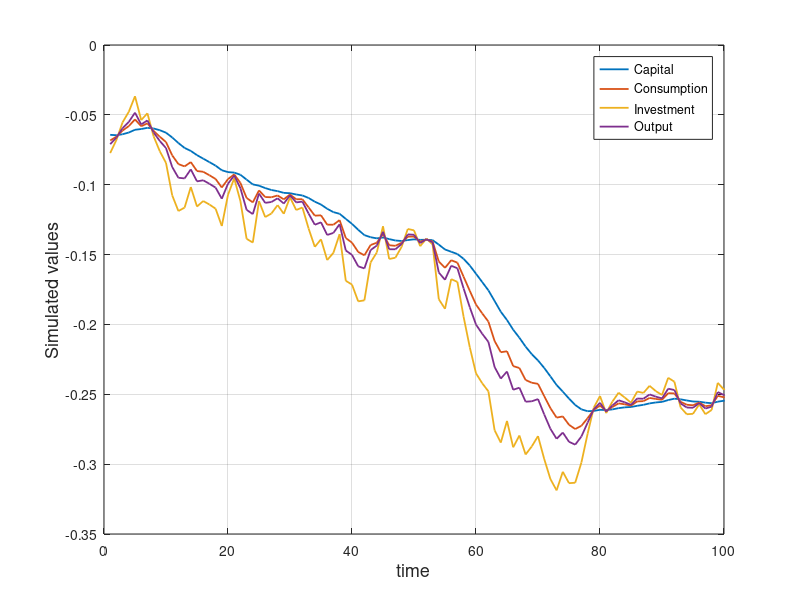
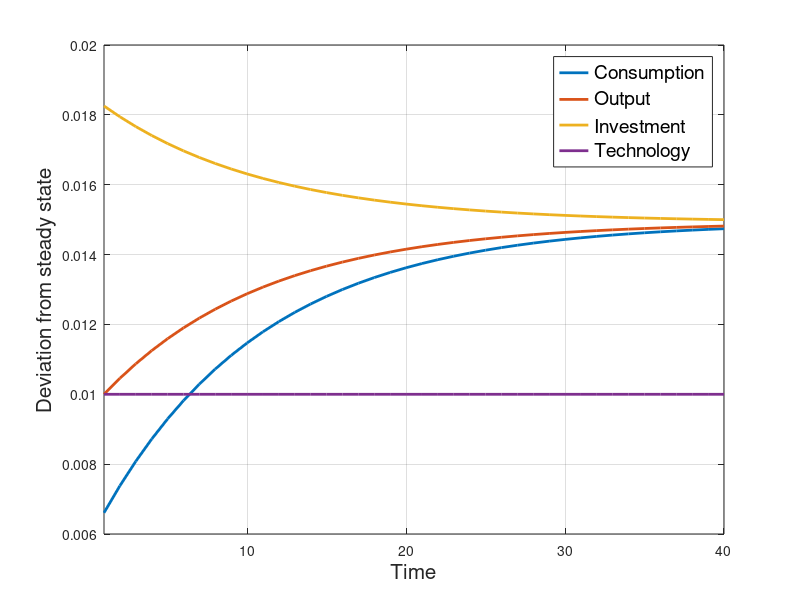

Recreate these plots in MATLAB, in order.
% Impulse response for inelastic labor supply model 
% Econ 210C HW2
% Minki Kim

clear;
clc;

% Setting parameters
alpha = 0.33;
delta = 0.076;
betaa = 0.99;
rho = 1;
sigma_epsilon = 0.007; % To set std of TFP close to 2.29

y_k = (1/alpha)*(1/betaa + delta - 1);
k_y = 1/y_k;
c_k = y_k - delta;
k_c = 1/c_k;
y_c = y_k/c_k;
c_y = 1/y_c;
i_y = delta*k_y;
y_i = 1/i_y;
c_i = c_y / y_i;

gamma = 1/betaa + 1 - c_k*(1 - betaa*(1-delta))*(alpha - 1);
nu_kk = (gamma - sqrt(gamma^2 - 4/betaa))/2;
nu_kz = (y_c * (1-rho) + (1- betaa*(1-delta))*rho) / (k_c*(1-rho) + k_c*((1/betaa) - nu_kk) - ( 1 - betaa*(1-delta))*(alpha-1))   ;

nu_ck = k_c*(1/betaa - nu_kk);
nu_cz = y_c - k_c*nu_kz;

% Simluating the model 
simul_length = 1000;

epsilon_simul = normrnd(0,sigma_epsilon,[simul_length,1]);
z_simul = zeros(simul_length,1);
k_simul = zeros(simul_length,1);
c_simul = zeros(simul_length,1);
i_simul = zeros(simul_length,1);
y_simul = zeros(simul_length,1);

for i = 2:1000
    z_simul(i) = rho*z_simul(i-1) + epsilon_simul(i);
    k_simul(i) = nu_kk*k_simul(i-1) + nu_kz*z_simul(i);
    c_simul(i) = nu_ck*k_simul(i-1) + nu_cz*z_simul(i);
    i_simul(i) = k_simul(i)/delta - ((1-delta)/delta)*k_simul(i-1);
    y_simul(i) = c_y*c_simul(i) + i_y*i_simul(i);
end

FigHandle = figure('Position', [250, 300, 1200, 400]); set(0,'defaultlinelinewidth',1.3);
plot(k_simul(400:500)); hold on; plot(c_simul(400:500)); hold on; plot(i_simul(400:500)); hold on; plot(y_simul(400:500));
ylabel('Simulated values','FontSize',13); xlabel('time','FontSize',13); legend('Capital','Consumption','Investment','Output','Location','northeast'); xlim([0 100]); grid on;

format short;
disp(['Standard deviation of TFP is ', num2str(std(z_simul))]);
disp(['Standard deviation of output is ', num2str(std(y_simul))]);
disp(['Standard deviation of consumption is ', num2str(std(c_simul))]);
disp(['Standard deviation of investment is ', num2str(std(i_simul))]);

% Impulse response
epsilon_path = zeros(40,1);
epsilon_path(1) = 0.01;
z_path = zeros(40,1);
z_path(1) = 0.01;

c_path = zeros(40,1);
k_path = zeros(40,1);
i_path = zeros(40,1);
y_path = zeros(40,1);

c_path(1) = nu_cz*z_path(1);
k_path(1) = nu_kz*z_path(1);
y_path(1) = z_path(1);
i_path(1) = k_path(1)/delta;


for i = 2:40
    z_path(i) = rho*z_path(i-1) + epsilon_path(i);
    k_path(i) = nu_kk*k_path(i-1) + nu_kz*z_path(i);
    c_path(i) = nu_ck*k_path(i-1) + nu_cz*z_path(i);
    i_path(i) = k_path(i)/delta - ((1-delta)/delta)*k_path(i-1);
    y_path(i) = c_y*c_path(i) + i_y*i_path(i);
end

FigHandle = figure('Position', [250, 300, 1000, 400]); set(0,'defaultlinelinewidth',2);
plot(c_path); hold on; plot(y_path); hold on; plot(i_path); hold on; plot(z_path);
ylabel('Deviation from steady state','FontSize',15); xlabel('Time','FontSize',15); 
legend({'Consumption','Output','Investment','Technology'},'FontSize',14,'Location','northeast'); xlim([1 40]); grid on;



